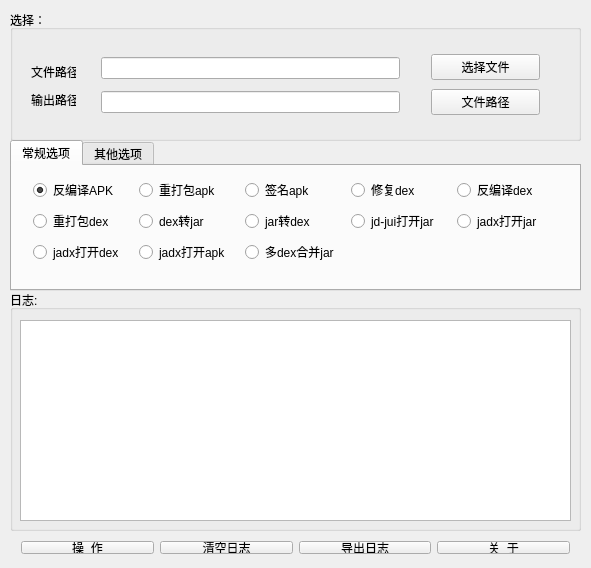
<?xml version="1.0" encoding="UTF-8"?>
<ui version="4.0">
 <class>MainWindow</class>
 <widget class="QMainWindow" name="MainWindow">
  <property name="geometry">
   <rect>
    <x>0</x>
    <y>0</y>
    <width>591</width>
    <height>568</height>
   </rect>
  </property>
  <property name="acceptDrops">
   <bool>true</bool>
  </property>
  <property name="windowTitle">
   <string>MainWindow</string>
  </property>
  <widget class="QWidget" name="centralWidget">
   <widget class="QGroupBox" name="groupBox">
    <property name="geometry">
     <rect>
      <x>10</x>
      <y>10</y>
      <width>571</width>
      <height>131</height>
     </rect>
    </property>
    <property name="title">
     <string>选择：</string>
    </property>
    <widget class="QWidget" name="layoutWidget">
     <property name="geometry">
      <rect>
       <x>410</x>
       <y>30</y>
       <width>131</width>
       <height>91</height>
      </rect>
     </property>
     <layout class="QVBoxLayout" name="verticalLayout">
      <item>
       <widget class="QPushButton" name="chose_file_button">
        <property name="text">
         <string>选择文件</string>
        </property>
       </widget>
      </item>
      <item>
       <widget class="QPushButton" name="chose_out_file_button">
        <property name="text">
         <string>文件路径</string>
        </property>
       </widget>
      </item>
     </layout>
    </widget>
    <widget class="QWidget" name="layoutWidget">
     <property name="geometry">
      <rect>
       <x>80</x>
       <y>30</y>
       <width>321</width>
       <height>91</height>
      </rect>
     </property>
     <layout class="QVBoxLayout" name="verticalLayout_2">
      <item>
       <widget class="QLineEdit" name="input_line_text">
        <property name="dragEnabled">
         <bool>true</bool>
        </property>
       </widget>
      </item>
      <item>
       <widget class="QLineEdit" name="out_path_text"/>
      </item>
     </layout>
    </widget>
    <widget class="QWidget" name="layoutWidget">
     <property name="geometry">
      <rect>
       <x>10</x>
       <y>40</y>
       <width>67</width>
       <height>71</height>
      </rect>
     </property>
     <layout class="QVBoxLayout" name="verticalLayout_3">
      <item>
       <widget class="QLabel" name="label">
        <property name="text">
         <string>文件路径：</string>
        </property>
       </widget>
      </item>
      <item>
       <widget class="QLabel" name="label_2">
        <property name="text">
         <string>输出路径：</string>
        </property>
       </widget>
      </item>
     </layout>
    </widget>
   </widget>
   <widget class="QGroupBox" name="groupBox_3">
    <property name="geometry">
     <rect>
      <x>10</x>
      <y>290</y>
      <width>571</width>
      <height>241</height>
     </rect>
    </property>
    <property name="title">
     <string>日志:</string>
    </property>
    <widget class="QPlainTextEdit" name="log_plainTextEdit">
     <property name="geometry">
      <rect>
       <x>10</x>
       <y>30</y>
       <width>551</width>
       <height>201</height>
      </rect>
     </property>
     <property name="plainText">
      <string/>
     </property>
    </widget>
   </widget>
   <widget class="QWidget" name="layoutWidget">
    <property name="geometry">
     <rect>
      <x>10</x>
      <y>530</y>
      <width>571</width>
      <height>35</height>
     </rect>
    </property>
    <layout class="QHBoxLayout" name="horizontalLayout">
     <item>
      <widget class="QPushButton" name="run_exec_button">
       <property name="text">
        <string>操  作</string>
       </property>
      </widget>
     </item>
     <item>
      <widget class="QPushButton" name="claer_log_button">
       <property name="text">
        <string>清空日志</string>
       </property>
      </widget>
     </item>
     <item>
      <widget class="QPushButton" name="export_log_button">
       <property name="text">
        <string>导出日志</string>
       </property>
      </widget>
     </item>
     <item>
      <widget class="QPushButton" name="about_me_button">
       <property name="text">
        <string>关  于</string>
       </property>
      </widget>
     </item>
    </layout>
   </widget>
   <widget class="QTabWidget" name="org_table_widget">
    <property name="geometry">
     <rect>
      <x>10</x>
      <y>140</y>
      <width>571</width>
      <height>151</height>
     </rect>
    </property>
    <property name="currentIndex">
     <number>0</number>
    </property>
    <widget class="QWidget" name="tab">
     <attribute name="title">
      <string notr="true">常规选项</string>
     </attribute>
     <widget class="QWidget" name="layoutWidget">
      <property name="geometry">
       <rect>
        <x>10</x>
        <y>0</y>
        <width>546</width>
        <height>111</height>
       </rect>
      </property>
      <layout class="QGridLayout" name="gridLayout">
       <item row="0" column="0">
        <widget class="QRadioButton" name="decompile_apk_radio">
         <property name="text">
          <string>反编译APK</string>
         </property>
         <property name="checked">
          <bool>true</bool>
         </property>
        </widget>
       </item>
       <item row="0" column="1">
        <widget class="QRadioButton" name="repack_apk_radio">
         <property name="text">
          <string>重打包apk</string>
         </property>
        </widget>
       </item>
       <item row="0" column="2">
        <widget class="QRadioButton" name="sign_apk_radio">
         <property name="text">
          <string>签名apk</string>
         </property>
        </widget>
       </item>
       <item row="0" column="3">
        <widget class="QRadioButton" name="repair_dex_radio">
         <property name="text">
          <string>修复dex</string>
         </property>
        </widget>
       </item>
       <item row="0" column="4">
        <widget class="QRadioButton" name="decompile_dex_radio">
         <property name="text">
          <string>反编译dex</string>
         </property>
        </widget>
       </item>
       <item row="1" column="0">
        <widget class="QRadioButton" name="repack_dex_radio">
         <property name="text">
          <string>重打包dex</string>
         </property>
        </widget>
       </item>
       <item row="1" column="1">
        <widget class="QRadioButton" name="dex_to_jar_radio">
         <property name="text">
          <string>dex转jar</string>
         </property>
        </widget>
       </item>
       <item row="1" column="2">
        <widget class="QRadioButton" name="jar_to_dex_radio">
         <property name="text">
          <string>jar转dex</string>
         </property>
        </widget>
       </item>
       <item row="1" column="3">
        <widget class="QRadioButton" name="open_jar_by_jui_radio">
         <property name="text">
          <string>jd-jui打开jar</string>
         </property>
        </widget>
       </item>
       <item row="1" column="4">
        <widget class="QRadioButton" name="open_jar_by_jadx_radio">
         <property name="text">
          <string>jadx打开jar</string>
         </property>
        </widget>
       </item>
       <item row="2" column="0">
        <widget class="QRadioButton" name="open_dex_by_jadx_radio">
         <property name="text">
          <string>jadx打开dex</string>
         </property>
        </widget>
       </item>
       <item row="2" column="1">
        <widget class="QRadioButton" name="open_apk_by_jadx_radio">
         <property name="text">
          <string>jadx打开apk</string>
         </property>
        </widget>
       </item>
       <item row="2" column="2">
        <widget class="QRadioButton" name="merge_dex_to_jar_radio">
         <property name="text">
          <string>多dex合并jar</string>
         </property>
        </widget>
       </item>
      </layout>
     </widget>
    </widget>
    <widget class="QWidget" name="tab_2">
     <attribute name="title">
      <string>其他选项</string>
     </attribute>
    </widget>
   </widget>
  </widget>
 </widget>
 <layoutdefault spacing="6" margin="11"/>
 <resources/>
 <connections>
  <connection>
   <sender>chose_file_button</sender>
   <signal>clicked()</signal>
   <receiver>MainWindow</receiver>
   <slot>chose_file_()</slot>
   <hints>
    <hint type="sourcelabel">
     <x>455</x>
     <y>83</y>
    </hint>
    <hint type="destinationlabel">
     <x>592</x>
     <y>183</y>
    </hint>
   </hints>
  </connection>
  <connection>
   <sender>chose_out_file_button</sender>
   <signal>clicked()</signal>
   <receiver>MainWindow</receiver>
   <slot>chose_dir()</slot>
   <hints>
    <hint type="sourcelabel">
     <x>455</x>
     <y>124</y>
    </hint>
    <hint type="destinationlabel">
     <x>592</x>
     <y>138</y>
    </hint>
   </hints>
  </connection>
  <connection>
   <sender>run_exec_button</sender>
   <signal>clicked()</signal>
   <receiver>MainWindow</receiver>
   <slot>run_cmd()</slot>
   <hints>
    <hint type="sourcelabel">
     <x>91</x>
     <y>568</y>
    </hint>
    <hint type="destinationlabel">
     <x>592</x>
     <y>517</y>
    </hint>
   </hints>
  </connection>
  <connection>
   <sender>claer_log_button</sender>
   <signal>clicked()</signal>
   <receiver>MainWindow</receiver>
   <slot>claer_log()</slot>
   <hints>
    <hint type="sourcelabel">
     <x>199</x>
     <y>576</y>
    </hint>
    <hint type="destinationlabel">
     <x>588</x>
     <y>415</y>
    </hint>
   </hints>
  </connection>
  <connection>
   <sender>export_log_button</sender>
   <signal>clicked()</signal>
   <receiver>MainWindow</receiver>
   <slot>export_log()</slot>
   <hints>
    <hint type="sourcelabel">
     <x>355</x>
     <y>575</y>
    </hint>
    <hint type="destinationlabel">
     <x>588</x>
     <y>362</y>
    </hint>
   </hints>
  </connection>
 </connections>
 <slots>
  <slot>show_about_me()</slot>
  <slot>chose_file_()</slot>
  <slot>chose_dir()</slot>
  <slot>run_cmd()</slot>
  <slot>claer_log()</slot>
  <slot>export_log()</slot>
 </slots>
</ui>
